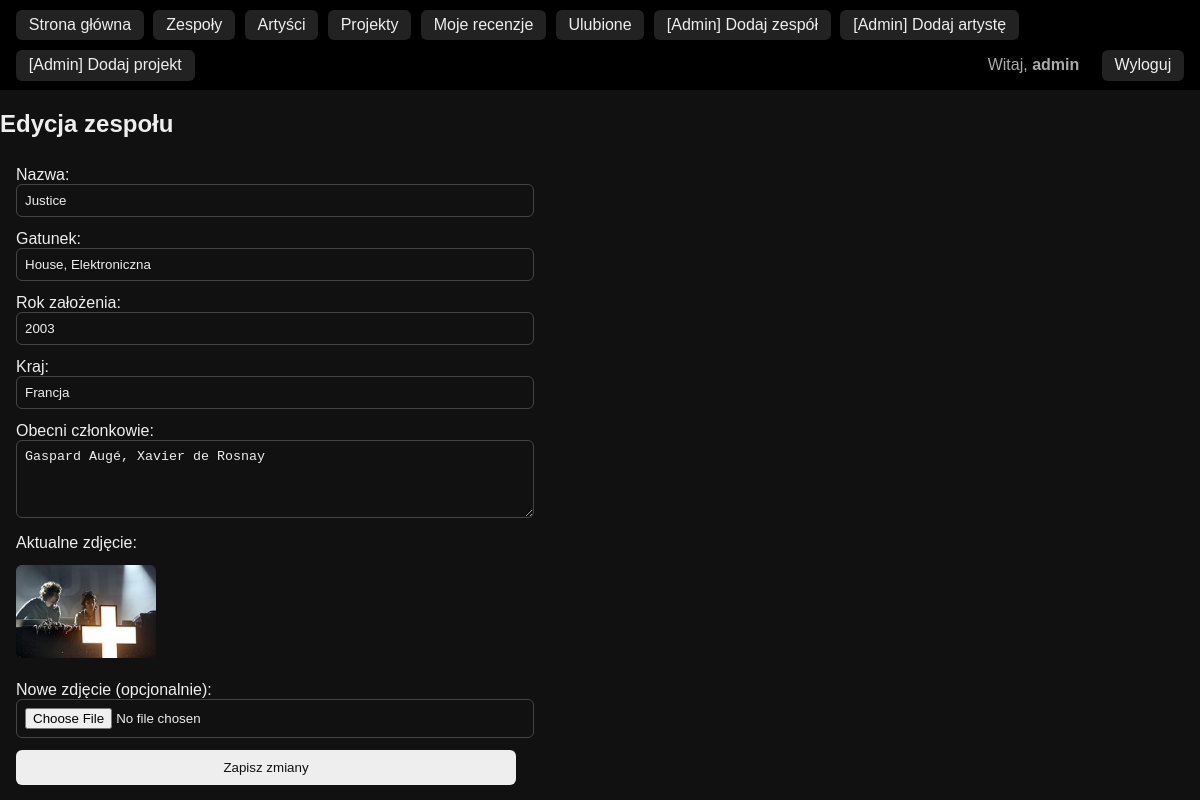
/zespol_edit.php?id=1 (signed in), run on the app's committed database.
### tables this page shows
CREATE TABLE `zespoly` (
  `id` int(11) NOT NULL,
  `nazwa` varchar(255) NOT NULL,
  `gatunek` varchar(255) DEFAULT NULL,
  `kraj` varchar(255) DEFAULT NULL,
  `rok_zalozenia` int(11) DEFAULT NULL,
  `obecni_czlonkowie` text DEFAULT NULL,
  `zdjecie` varchar(255) DEFAULT NULL
);

### db.php (called while the page is built, shortened)
<?php
function h(?string $text): string {
    return htmlspecialchars($text ?? '', ENT_QUOTES, 'UTF-8');
}

### zespol_edit.php (the view, shortened to what this page needs)
<?php
require("db.php");
$id = $_GET["id"] ?? null;
$id = filter_var($id, FILTER_VALIDATE_INT);
$stmt = $pdo->prepare("SELECT * FROM zespoly WHERE id = ?");
$stmt->execute([$id]);
$z = $stmt->fetch(PDO::FETCH_ASSOC);
?>
<!DOCTYPE html>
<html lang="pl">
<head>
    <link rel="stylesheet" href="styles/style.css">
</head>
<body>
<?php require("header.php"); ?>
<h2>Edycja zespołu</h2>
<form method="post" action="zespol_update.php" enctype="multipart/form-data" class="form-entity">
    <label>Nazwa:
        <input type="text" name="nazwa" value="<?= h($z["nazwa"]) ?>" required maxlength="120">
    </label>
    <label>Gatunek:
        <input type="text" name="gatunek" value="<?= h($z["gatunek"]) ?>" required maxlength="80">
    </label>
    <label>Rok założenia:
        <input type="number" name="rok_zalozenia" min="1900" max="2100"
               value="<?= h($z["rok_zalozenia"]) ?>">
    </label>
    <label>Kraj:
        <input type="text" name="kraj" maxlength="80" value="<?= h($z["kraj"]) ?>">
    </label>
    <label>Obecni członkowie:
        <textarea name="obecni_czlonkowie" rows="4"><?= h($z["obecni_czlonkowie"]) ?></textarea>
    </label>
    <label>Aktualne zdjęcie:</label>
    <?php if ($z["zdjecie"]): ?>
        <img src="zdjecia/zespoly/thumbs/<?= h($z["zdjecie"]) ?>" class="edit-thumb">
    <?php else: ?>
        <p>Brak zdjęcia.</p>
    <?php endif; ?>
    <label>Nowe zdjęcie (opcjonalnie):
        <input type="file" name="zdjecie" accept="image/*">
    </label>
    <button type="submit">Zapisz zmiany</button>
</form>
</body>
</html>

### styles/style.css (style rules this page uses)
body { font-family: Arial, sans-serif; background: #111; margin: 0; padding: 0; color: #eee; }
h2, h3 { margin-top: 1.2rem; margin-bottom: 0.8rem; }
button { cursor: pointer; }
.form-entity { display: flex; flex-direction: column; gap: 0.8rem; max-width: 500px; padding: 1rem; }
.form-entity input, .form-entity select, .form-entity textarea { width: 100%; padding: 0.5rem; border: 1px solid #444; border-radius: 6px; background: #111; color: #eee; }
.form-entity button { padding: 0.6rem; background: #eee; color: #111; border: none; border-radius: 6px; }
.edit-thumb { max-width: 140px; border-radius: 6px; margin-bottom: 0.6rem; }

### data on the page
zespoly: nazwa "Justice", gatunek "House, Elektroniczna", rok_zalozenia "2003", kraj "Francja", obecni_czlonkowie "Gaspard Augé, Xavier de Rosnay", zdjecie (picture)

### other printed values
$_SESSION["login"] "admin"
